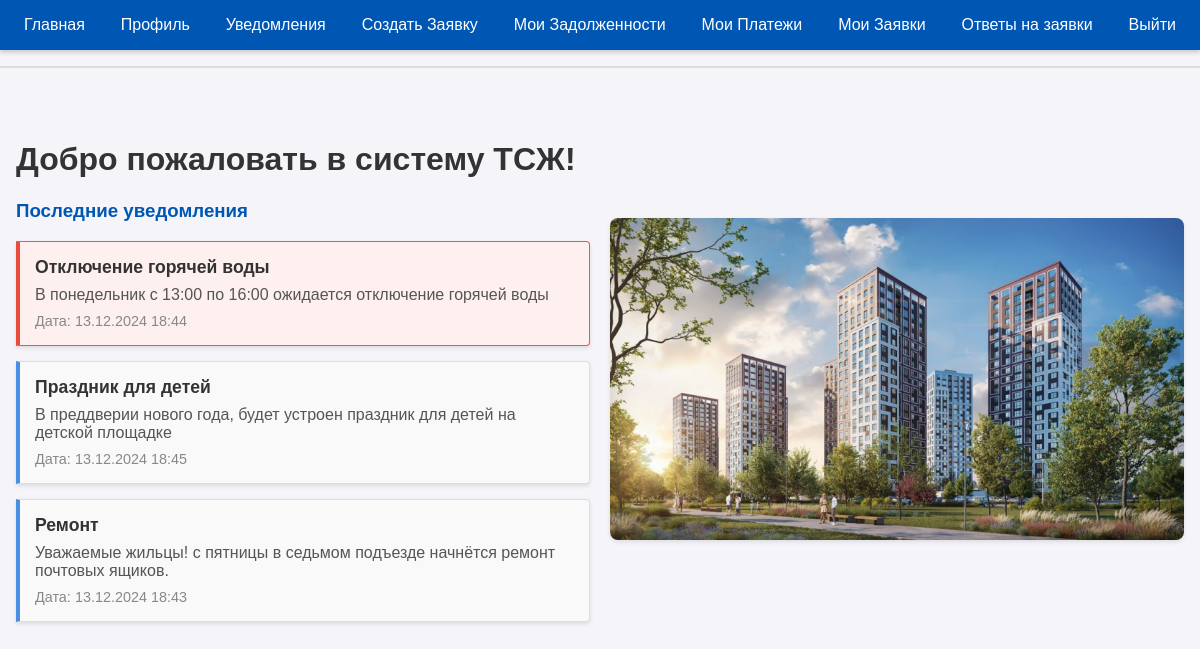
/ (signed in), run on the app's committed database.
### main/models.py (models this page shows, shortened)
class Notification(models.Model):
    title = models.CharField(max_length=200)  # Заголовок уведомления
    message = models.TextField()  # Текст уведомления
    created_at = models.DateTimeField(auto_now_add=True)  # Дата создания
    is_important = models.BooleanField(default=False)  # Важность уведомления

### main/views.py (the view)
# urls.py: path('', views.home, name='home'),  # Главная страница
def home(request):
    notifications = Notification.objects.order_by('-is_important', '-created_at')[:3]
    context = {
        'notifications': notifications,
    }
    return render(request, 'main/home.html', context)

### main/templates/main/home.html (shortened to what this page needs)
{% extends 'main/base.html' %}
{% block content %}
{% if user.is_authenticated %}
<div class="dashboard-container">
    <div class="content-section">
        <h1>Добро пожаловать в систему ТСЖ!</h1>
        <h3>Последние уведомления</h3>
        {% if notifications %}
            <ul class="notifications">
                {% for notification in notifications %}
                <li class="{% if notification.is_important %}important{% endif %}">
                    <strong>{{ notification.title }}</strong>
                    <p>{{ notification.message }}</p>
                    <small>Дата: {{ notification.created_at|date:"d.m.Y H:i" }}</small>
                </li>
                {% endfor %}
            </ul>
        {% else %}
            <p>Нет уведомлений на данный момент.</p>
        {% endif %}
    </div>
    <div class="image-section">
        <img src="/static/main/images/homem.jpg" alt="Дом ТСЖ" class="dashboard-image">
    </div>
</div>
{% endif %}
{% endblock %}

### main/static/main/css/styles.css (style rules this page uses)
body { background: red; font-family: Arial, sans-serif; margin: 0; padding: 0; background-color: #f4f4f9; color: #333; }
h2, h3, h4 { color: #0056b3; }
.notifications { list-style: none; padding: 0; margin: 1rem 0; }
.notifications li { border: 1px solid #ddd; border-radius: 5px; padding: 1rem; margin-bottom: 1rem; background-color: #f9f9f9; box-shadow: 0 2px 4px rgba(0, 0, 0, 0.1); }
.notifications li.important { border-color: #ff4d4d; background-color: #ffe6e6; }
.notifications li strong { display: block; font-size: 1.1rem; margin-bottom: 0.5rem; }
.notifications li small { color: #888; font-size: 0.9rem; }

### main/templates/main/home.html (style rules this page uses)
.dashboard-container { display: flex; width: 100%; margin-top: 20px; }
.content-section { flex: 1; padding-right: 20px; max-width: 50%; }
.image-section { flex: 1; display: flex; align-items: center; justify-content: center; max-width: 50%; }
.dashboard-image { max-width: 100%; height: auto; border-radius: 8px; box-shadow: 0 2px 4px rgba(0,0,0,0.1); }
.notifications { list-style-type: none; padding: 0; }
.notifications li { background: #f9f9f9; margin-bottom: 15px; padding: 15px; border-left: 4px solid #4a90e2; border-radius: 0 4px 4px 0; }
.notifications li.important { border-left-color: #e74c3c; background: #fff0f0; }
.notifications strong { color: #333; font-size: 1.1em; }
.notifications p { margin: 8px 0; color: #555; }
.notifications small { color: #999; font-size: 0.8em; }

### data on the page
Notification: title "Отключение горячей воды", message "В понедельник с 13:00 по 16:00 ожидается отключение горячей воды", created_at "13.12.2024 18:44"
Notification: title "Праздник для детей", message "В преддверии нового года, будет устроен праздник для детей на детской площадке", created_at "13.12.2024 18:45"
Notification: title "Ремонт", message "Уважаемые жильцы! с пятницы в седьмом подъезде начнётся ремонт почтовых ящиков.", created_at "13.12.2024 18:43"
